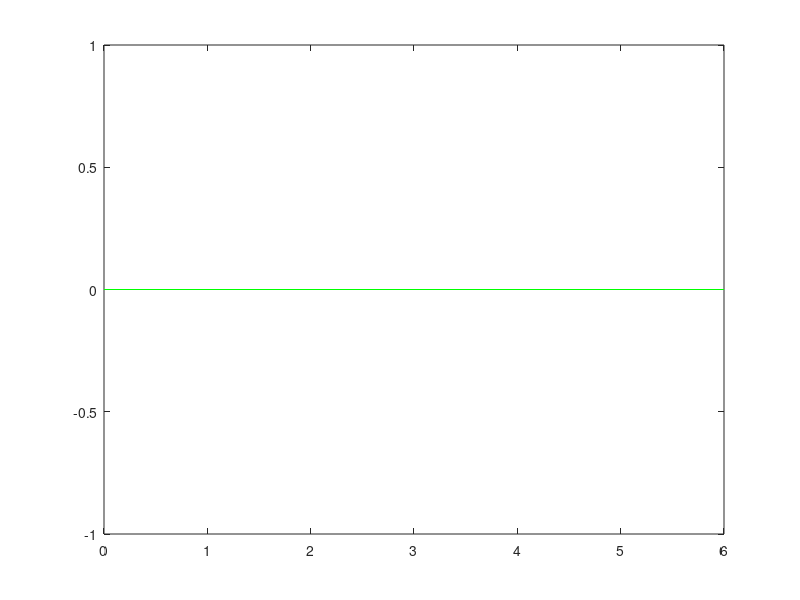

Write the MATLAB code that produced this figure.
clear all;
close all;
clc;


x = 0:6; 
y = [0 0.8415 0.9093 0.1411 -0.7568 -0.9589 -0.2794];
xp = 2.4;
n = length(x); 


xs = 0:0.1:6;
ys = zeros(length(xs));
for j = 1:length(xs)
   
    for i = 1:n-1
       
        if xs(i) >= x(i) && xp <= x(i+1)
            
            
           ys(i) = y(i) + (  (y(i+1) - y(i))/(x(i+1) - x(i))  ) * ( xp - x(i) ); 
        end
        
    end
    
end

figure

plot(x,y,'rx');
plot(xs,ys,'g-');
